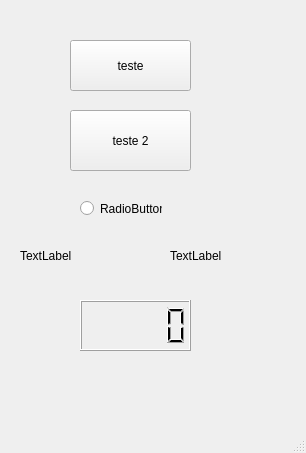
<?xml version="1.0" encoding="UTF-8"?>
<ui version="4.0">
 <class>MainWindow</class>
 <widget class="QMainWindow" name="MainWindow">
  <property name="geometry">
   <rect>
    <x>0</x>
    <y>0</y>
    <width>306</width>
    <height>453</height>
   </rect>
  </property>
  <property name="windowTitle">
   <string>MainWindow</string>
  </property>
  <widget class="QWidget" name="centralwidget">
   <widget class="QPushButton" name="pushButton">
    <property name="geometry">
     <rect>
      <x>70</x>
      <y>40</y>
      <width>121</width>
      <height>51</height>
     </rect>
    </property>
    <property name="text">
     <string>teste</string>
    </property>
   </widget>
   <widget class="QPushButton" name="pushButton_2">
    <property name="geometry">
     <rect>
      <x>70</x>
      <y>110</y>
      <width>121</width>
      <height>61</height>
     </rect>
    </property>
    <property name="text">
     <string>teste 2</string>
    </property>
   </widget>
   <widget class="QRadioButton" name="radioButton">
    <property name="geometry">
     <rect>
      <x>80</x>
      <y>200</y>
      <width>82</width>
      <height>17</height>
     </rect>
    </property>
    <property name="text">
     <string>RadioButton</string>
    </property>
   </widget>
   <widget class="QLabel" name="label">
    <property name="geometry">
     <rect>
      <x>20</x>
      <y>240</y>
      <width>121</width>
      <height>31</height>
     </rect>
    </property>
    <property name="text">
     <string>TextLabel</string>
    </property>
   </widget>
   <widget class="QLCDNumber" name="lcdNumber">
    <property name="geometry">
     <rect>
      <x>80</x>
      <y>300</y>
      <width>111</width>
      <height>51</height>
     </rect>
    </property>
   </widget>
   <widget class="QLabel" name="label_2">
    <property name="geometry">
     <rect>
      <x>170</x>
      <y>240</y>
      <width>101</width>
      <height>31</height>
     </rect>
    </property>
    <property name="text">
     <string>TextLabel</string>
    </property>
   </widget>
  </widget>
  <widget class="QMenuBar" name="menubar">
   <property name="geometry">
    <rect>
     <x>0</x>
     <y>0</y>
     <width>306</width>
     <height>21</height>
    </rect>
   </property>
  </widget>
  <widget class="QStatusBar" name="statusbar"/>
 </widget>
 <resources/>
 <connections/>
</ui>
